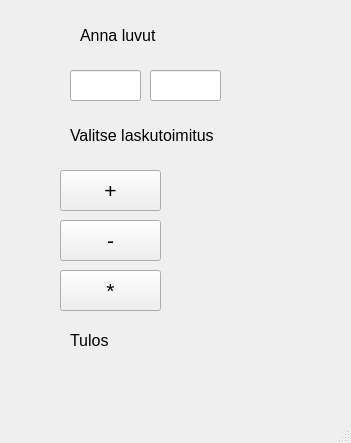
<?xml version="1.0" encoding="UTF-8"?>
<ui version="4.0">
 <class>MainWindow</class>
 <widget class="QMainWindow" name="MainWindow">
  <property name="geometry">
   <rect>
    <x>0</x>
    <y>0</y>
    <width>351</width>
    <height>443</height>
   </rect>
  </property>
  <property name="windowTitle">
   <string>MainWindow</string>
  </property>
  <widget class="QWidget" name="centralwidget">
   <widget class="QLineEdit" name="textNumber1">
    <property name="geometry">
     <rect>
      <x>70</x>
      <y>70</y>
      <width>71</width>
      <height>31</height>
     </rect>
    </property>
    <property name="font">
     <font>
      <pointsize>12</pointsize>
     </font>
    </property>
   </widget>
   <widget class="QLineEdit" name="textNumber2">
    <property name="geometry">
     <rect>
      <x>150</x>
      <y>70</y>
      <width>71</width>
      <height>31</height>
     </rect>
    </property>
    <property name="font">
     <font>
      <pointsize>12</pointsize>
     </font>
    </property>
   </widget>
   <widget class="QLabel" name="label">
    <property name="geometry">
     <rect>
      <x>80</x>
      <y>20</y>
      <width>111</width>
      <height>31</height>
     </rect>
    </property>
    <property name="font">
     <font>
      <pointsize>12</pointsize>
     </font>
    </property>
    <property name="text">
     <string>Anna luvut</string>
    </property>
   </widget>
   <widget class="QLabel" name="label_2">
    <property name="geometry">
     <rect>
      <x>70</x>
      <y>120</y>
      <width>151</width>
      <height>31</height>
     </rect>
    </property>
    <property name="font">
     <font>
      <pointsize>12</pointsize>
     </font>
    </property>
    <property name="text">
     <string>Valitse laskutoimitus</string>
    </property>
   </widget>
   <widget class="QLabel" name="labelResult">
    <property name="geometry">
     <rect>
      <x>70</x>
      <y>320</y>
      <width>131</width>
      <height>41</height>
     </rect>
    </property>
    <property name="font">
     <font>
      <pointsize>12</pointsize>
     </font>
    </property>
    <property name="text">
     <string>Tulos</string>
    </property>
   </widget>
   <widget class="QPushButton" name="btnPlus">
    <property name="geometry">
     <rect>
      <x>60</x>
      <y>170</y>
      <width>101</width>
      <height>41</height>
     </rect>
    </property>
    <property name="font">
     <font>
      <pointsize>16</pointsize>
     </font>
    </property>
    <property name="text">
     <string>+</string>
    </property>
   </widget>
   <widget class="QPushButton" name="btnMultiply">
    <property name="geometry">
     <rect>
      <x>60</x>
      <y>270</y>
      <width>101</width>
      <height>41</height>
     </rect>
    </property>
    <property name="font">
     <font>
      <pointsize>16</pointsize>
     </font>
    </property>
    <property name="text">
     <string>*</string>
    </property>
   </widget>
   <widget class="QPushButton" name="btnMinus">
    <property name="geometry">
     <rect>
      <x>60</x>
      <y>220</y>
      <width>101</width>
      <height>41</height>
     </rect>
    </property>
    <property name="font">
     <font>
      <pointsize>16</pointsize>
     </font>
    </property>
    <property name="text">
     <string>-</string>
    </property>
   </widget>
  </widget>
  <widget class="QMenuBar" name="menubar">
   <property name="geometry">
    <rect>
     <x>0</x>
     <y>0</y>
     <width>351</width>
     <height>22</height>
    </rect>
   </property>
  </widget>
  <widget class="QStatusBar" name="statusbar"/>
 </widget>
 <resources/>
 <connections/>
</ui>
